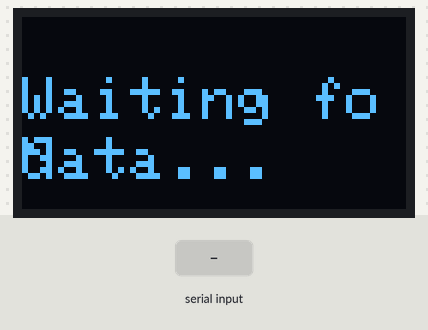
The sketch below on a simulated Arduino Uno, built with avr-gcc and run on an emulated ATmega328P. On the bench: 128×64 one-colour display. The inputs (shaded band) are chosen by the test bench.

Above: at 1.2 s.
1.3 s: "LOAD:\n" received over Serial
At 2.5 s:
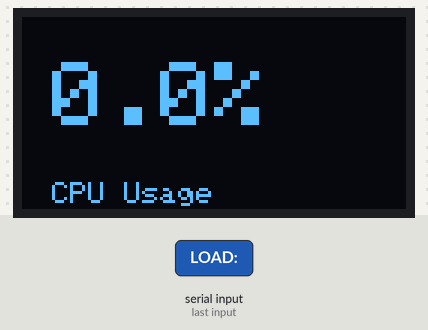
2.8 s: "LOAD:90\n" received over Serial
At 3.9 s:
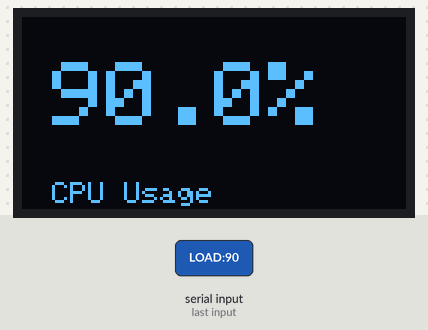
Timing chart, 0 to 5.8 s (numbered marks = the images above; inputs shaded):
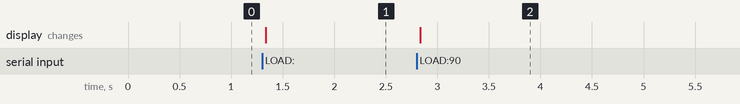

The sketch:

cpu_monitor.ino
```cpp
#include <Wire.h>
#include <Adafruit_GFX.h>
#include <Adafruit_SSD1306.h>

#define SCREEN_WIDTH 128
#define SCREEN_HEIGHT 64

Adafruit_SSD1306 display(SCREEN_WIDTH, SCREEN_HEIGHT, &Wire, -1);

String inputLine = "";

void setup() {
  Serial.begin(9600);
  if(!display.begin(SSD1306_SWITCHCAPVCC, 0x3C)) {
    while (true); // OLED init failed
  }

  display.clearDisplay();
  display.setTextSize(2);
  display.setTextColor(SSD1306_WHITE);
  display.setCursor(0, 20);
  display.print("Waiting for");
  display.setCursor(0, 40);
  display.print("data...");
  display.display();
}

void loop() {
  while (Serial.available()) {
    char c = Serial.read();
    if (c == '\n') {
      // Expected format: "LOAD:xx.x"
      if (inputLine.startsWith("LOAD:")) {
        String loadStr = inputLine.substring(5);
        float load = loadStr.toFloat();

        display.clearDisplay();
        display.setTextSize(3);
        display.setCursor(10, 15);
        display.print(load, 1);
        display.print("%");

        display.setTextSize(1);
        display.setCursor(10, 55);
        display.print("CPU Usage");

        display.display();
      }
      inputLine = "";
    } else {
      inputLine += c;
    }
  }
}
```

Measured:
- after the input at 1.3 s, the display: changes at once (image 1)
- after the input at 2.8 s, the display: changes at once (image 2)
